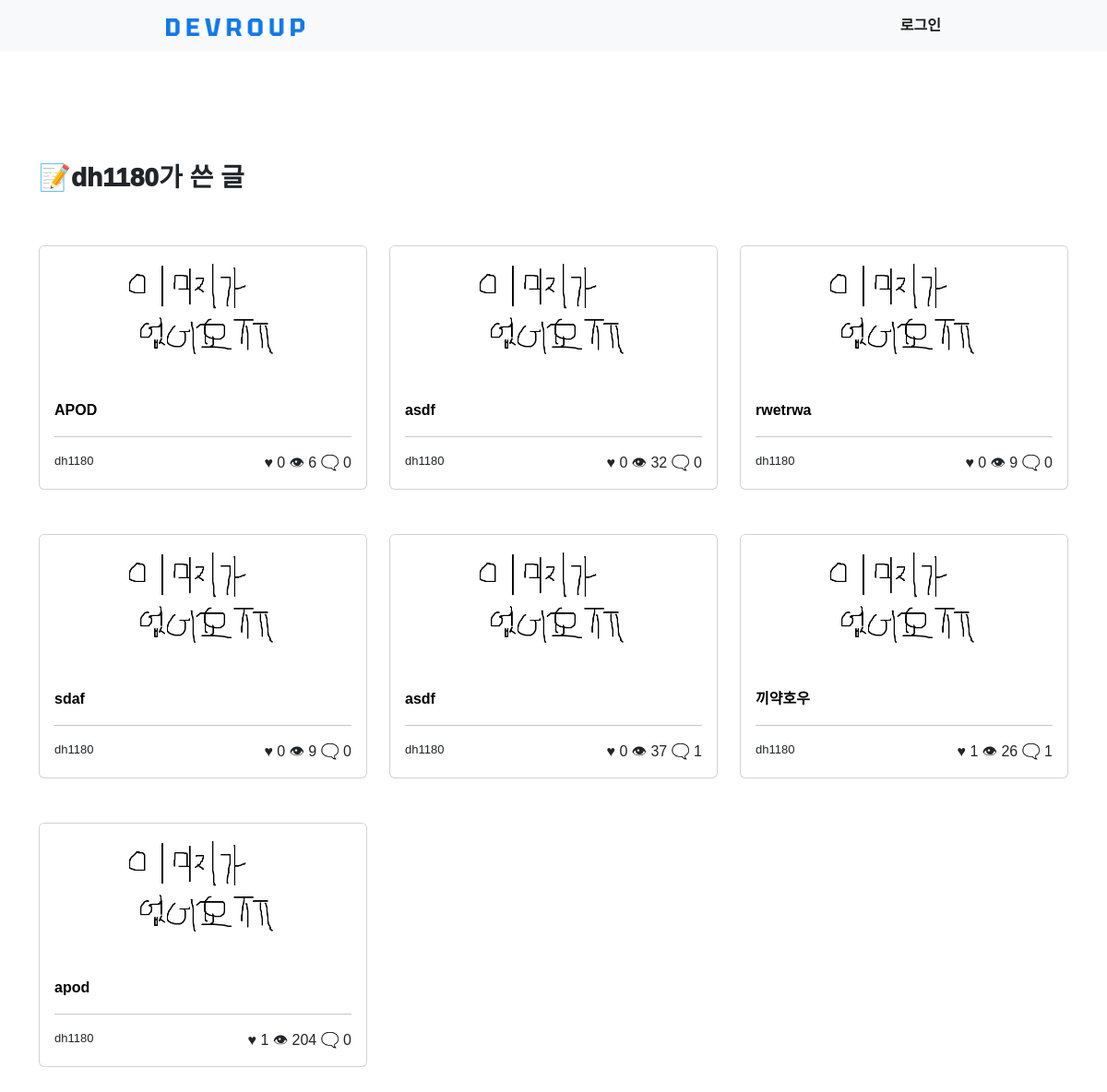
The page /user/other_user_posts/1 on the database as committed earlier.
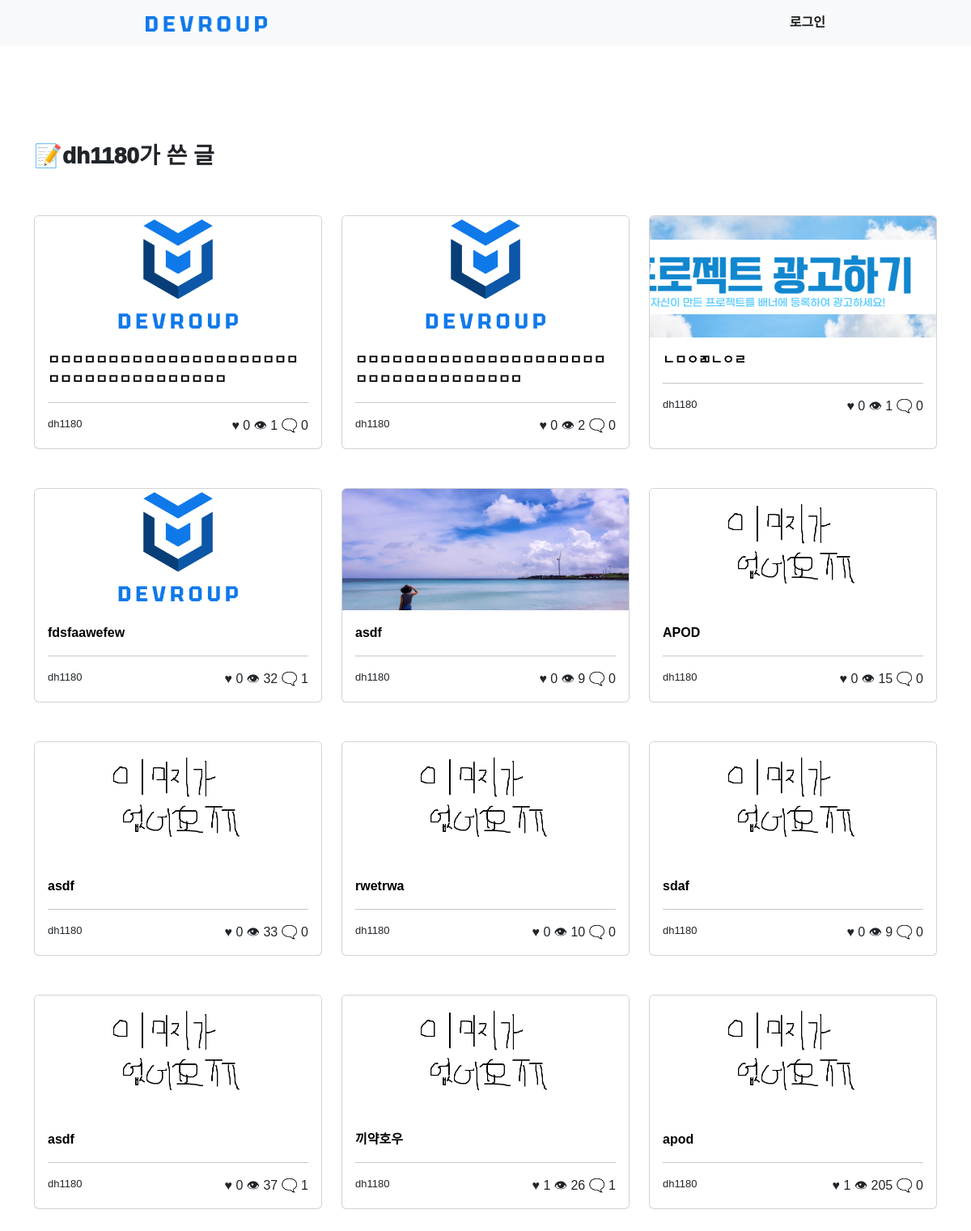
The same page on the database as committed later.
### community/models.py (models this page shows, shortened)
class Post(models.Model):
    title = models.CharField(max_length=200)
    author = models.ForeignKey(User, on_delete=models.CASCADE, null=True)
    hit = models.IntegerField(default=0)
    like = models.IntegerField(default=0)
    like_users = models.ManyToManyField(User, related_name='like_posts')
    date = models.DateTimeField(auto_now_add=True)
    image = models.ImageField(upload_to='community_thumbnail', null=True)
    content = models.TextField()
    github_address = models.URLField(null=True)
    def get_comment_count(self):
        return Comment.objects.filter(post=self).count()

### user/views.py (the view)
# urls.py: path('other_user_posts/<int:author>', views.other_user_posts, name='other_user_posts'),
def other_user_posts(request, author):
    posts = Post.objects.filter(author=author).order_by('-date')
    return render(request, 'user/other_user_posts.html', {'posts': posts, 'author': User.objects.get(pk=author)})

### user/templates/user/other_user_posts.html
{% extends 'community/base.html' %} {% block content %}
<br /><br /><br /><br /><br />
<div class="container">
    <div class="row mb-5">
        <h3 style="font-weight: 1000;">📝{{ author }}가 쓴 글</h3>
    </div>
    <div class="row">
        {% for post in posts %}
        <div class="col-4 mb-5">
            <div class="card h-100">
                <div class="media-container">
                    <img
                        src="{{ post.image.url }}"
                        class="card-img-top"
                        style="object-fit: cover; height: 150px;"
                    />
                </div>
                <div class="card-body">
                    <a
                        class="card-title stretched-link"
                        href="{% url 'community:post_detail' pk=post.pk %}"
                       style="font-weight: bold;"
                        >{{ post.title }}</a
                    >
                    <br />
                    <hr />
                    <div class="row">
                        <div class="col-6" style="font-size: small">
                            {{ post.author }}
                        </div>
                        <div class="col-6 text-end">
                            ♥&nbsp;{{ post.like }}
                            👁&nbsp;{{ post.hit }}
                            🗨️&nbsp;{{ post.get_comment_count }}
                        </div>
                    </div>
                </div>
            </div>
        </div>
        {% endfor %}
    </div>
{% endblock content %}

Rows that differ between the two databases and show on the page:
added Post: image (picture), title "ㅁㅁㅁㅁㅁㅁㅁㅁㅁㅁㅁㅁㅁㅁㅁㅁㅁㅁㅁㅁㅁㅁㅁㅁㅁㅁㅁㅁㅁㅁㅁㅁㅁㅁㅁㅁ", author "dh1180", like "0", hit "1", get_comment_count "0"
added Post: image (picture), title "ㅁㅁㅁㅁㅁㅁㅁㅁㅁㅁㅁㅁㅁㅁㅁㅁㅁㅁㅁㅁㅁㅁㅁㅁㅁㅁㅁㅁㅁㅁㅁㅁㅁㅁㅁ", author "dh1180", like "0", hit "2", get_comment_count "0"
added Post: image (picture), title "ㄴㅁㅇㄻㄴㅇㄹ", author "dh1180", like "0", hit "1", get_comment_count "0"
added Post: image (picture), title "fdsfaawefew", author "dh1180", like "0", hit "32", get_comment_count "1"
added Post: image (picture), title "asdf", author "dh1180", like "0", hit "9", get_comment_count "0"
changed Post "APOD": hit "6" → "15"
changed Post (number 7 of 12 on the later page): hit "32" → "33"
changed Post "rwetrwa": hit "9" → "10"
changed Post "apod": hit "204" → "205"
